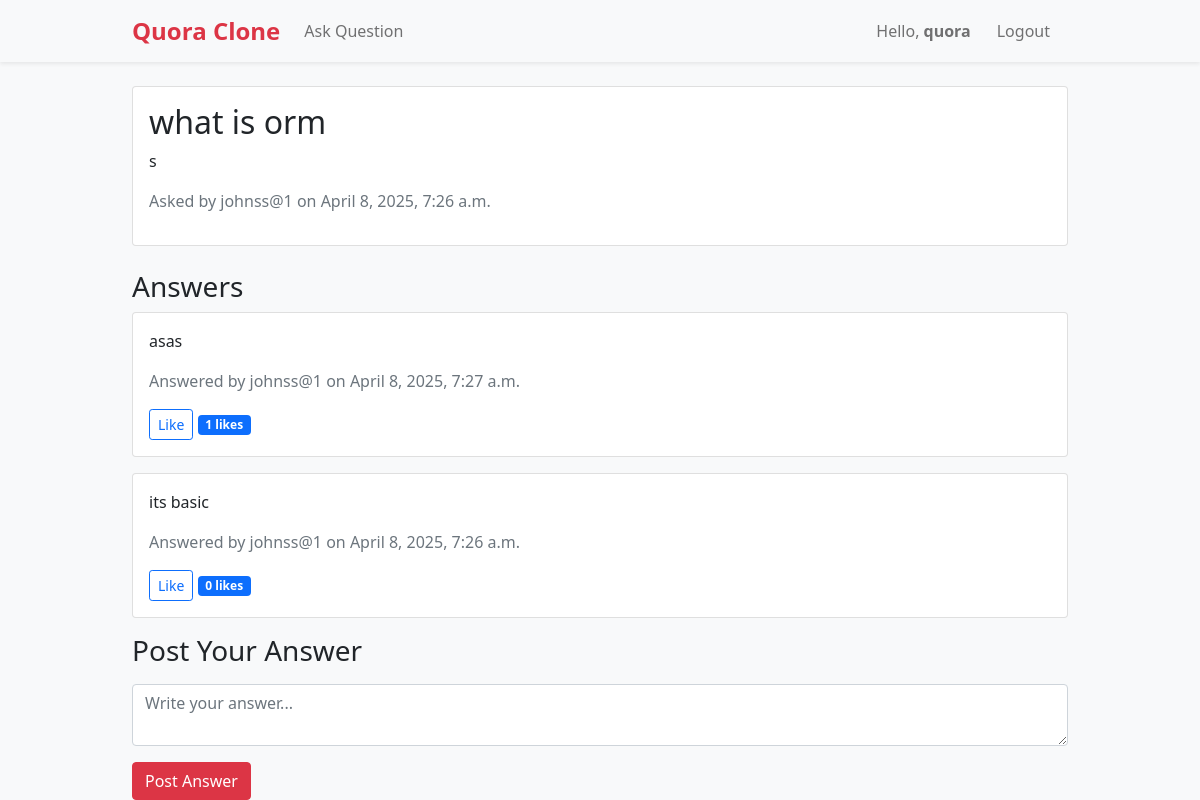
The app's page /question/5/ (signed in) with its own data.
### quorapp/models.py (models this page shows, shortened)
class Question(models.Model):
    title = models.CharField(max_length=200)
    content = models.TextField()
    author = models.ForeignKey(User, on_delete=models.CASCADE)
    created_at = models.DateTimeField(auto_now_add=True)
    updated_at = models.DateTimeField(auto_now=True)

class Answer(models.Model):
    content = models.TextField()
    question = models.ForeignKey(Question, on_delete=models.CASCADE, related_name='answers')
    author = models.ForeignKey(User, on_delete=models.CASCADE)
    created_at = models.DateTimeField(auto_now_add=True)
    updated_at = models.DateTimeField(auto_now=True)
    likes = models.ManyToManyField(User, related_name='liked_answers', blank=True)

### quorapp/views.py (the view)
# urls.py: path('question/<int:pk>/', views.question_detail, name='question_detail'),
@login_required
def question_detail(request, pk):
    question = get_object_or_404(Question, pk=pk)
    answers = question.answers.all().order_by('-created_at')
    return render(request, 'question_details.html', {
        'question': question,
        'answers': answers
    })

### quorapp/templates/question_details.html (shortened to what this page needs)
{% extends 'base.html' %}
{% block content %}
<div class="card mb-4">
    <div class="card-body">
        <h2 class="card-title">{{ question.title }}</h2>
        <p class="card-text">{{ question.content }}</p>
        <p class="text-muted">Asked by {{ question.author.username }} on {{ question.created_at }}</p>
    </div>
</div>
<h3>Answers</h3>
{% for answer in answers %}
    <div class="card mb-3">
        <div class="card-body">
            <p class="card-text">{{ answer.content }}</p>
            <p class="text-muted">
                Answered by {{ answer.author.username }} on {{ answer.created_at }}
            </p>
            <a href="{% url 'like_answer' answer.id %}" class="btn btn-sm btn-outline-primary">
                {% if request.user in answer.likes.all %}Unlike{% else %}Like{% endif %}
            </a>
            <span class="badge bg-primary">{{ answer.likes.count }} likes</span>
        </div>
    </div>
{% empty %}
    <p>No answers yet. Be the first to answer!</p>
{% endfor %}
{% if user.is_authenticated %}
    <h3>Post Your Answer</h3>
                <form method="post" action="{% url 'post_answer' question.id %}" class="mt-3">
                    <div class="mb-3">
                        <textarea name="content" class="form-control" placeholder="Write your answer..." required></textarea>
                    </div>
                    <button type="submit" class="btn btn-primary">Post Answer</button>
                </form>
{% else %}
    <p><a href="{% url 'login' %}">Log in</a> to post an answer.</p>
{% endif %}
{% endblock %}

### quorapp/templates/base.html (shortened to what this page needs)
<!DOCTYPE html>
<html lang="en">
<head>
    <link href="https://cdn.jsdelivr.net/npm/bootstrap@5.1.3/dist/css/bootstrap.min.css" rel="stylesheet">
</head>
<body>
    <nav class="navbar navbar-expand-lg navbar-light bg-light shadow-sm">
        <div class="container">
            <a class="navbar-brand" href="{% url 'index' %}">Quora Clone</a>
            <div class="collapse navbar-collapse" id="navbarContent">
                <ul class="navbar-nav me-auto mb-2 mb-lg-0">
                    <li class="nav-item">
                        <a class="nav-link" href="{% url 'ask_question' %}">Ask Question</a>
                    </li>
                </ul>
                <ul class="navbar-nav ms-auto">
                    {% if user.is_authenticated %}
                        <li class="nav-item">
                            <span class="nav-link">Hello, <strong>{{ user.username }}</strong></span>
                        </li>
                        <li class="nav-item">
                            <a class="nav-link" href="{% url 'logout' %}">Logout</a>
                        </li>
                    {% endif %}
                </ul>
            </div>
        </div>
    </nav>
    <div class="container mt-4">
        {% block content %}{% endblock %}
    </div>
</body>
</html>

### quorapp/templates/base.html (style rules this page uses)
body { font-family: 'Segoe UI', Tahoma, Geneva, Verdana, sans-serif; background-color: #f8f9fa; color: #212529; }
.navbar { box-shadow: 0 2px 4px rgba(0, 0, 0, 0.05); }
.navbar-brand { font-weight: bold; font-size: 1.5rem; color: #dc3545 !important; }
.nav-link { font-size: 1rem; margin-right: 10px; transition: color 0.2s ease; }
.container { max-width: 960px; }
.btn-primary { background-color: #dc3545; border-color: #dc3545; }

### records on screen
Question: title "what is orm", content "s", author.username "johnss@1", created_at "April 8, 2025, 7:26 a.m."
Answer: content "asas", author.username "johnss@1", created_at "April 8, 2025, 7:27 a.m.", shows "Like", likes.count "1"
Answer: content "its basic", author.username "johnss@1", created_at "April 8, 2025, 7:26 a.m.", shows "Like", likes.count "0"

### other values on screen
{{ user.username }} "quora"
